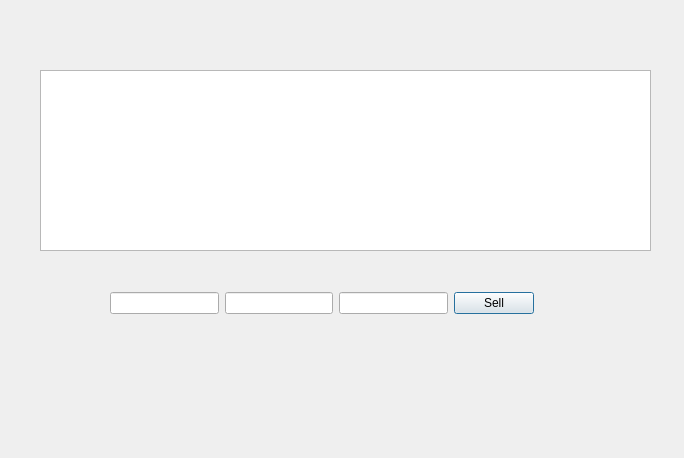
<?xml version="1.0" encoding="UTF-8"?>
<ui version="4.0">
 <class>Productsales</class>
 <widget class="QDialog" name="Productsales">
  <property name="geometry">
   <rect>
    <x>0</x>
    <y>0</y>
    <width>684</width>
    <height>458</height>
   </rect>
  </property>
  <property name="windowTitle">
   <string>Dialog</string>
  </property>
  <widget class="QTableView" name="tableView">
   <property name="geometry">
    <rect>
     <x>40</x>
     <y>70</y>
     <width>611</width>
     <height>181</height>
    </rect>
   </property>
  </widget>
  <widget class="QWidget" name="">
   <property name="geometry">
    <rect>
     <x>110</x>
     <y>290</y>
     <width>424</width>
     <height>26</height>
    </rect>
   </property>
   <layout class="QGridLayout" name="gridLayout">
    <item row="0" column="0">
     <widget class="QLineEdit" name="lineEdit_id"/>
    </item>
    <item row="0" column="1">
     <widget class="QLineEdit" name="lineEdit_name"/>
    </item>
    <item row="0" column="2">
     <widget class="QLineEdit" name="lineEdit_piece"/>
    </item>
    <item row="0" column="3">
     <widget class="QPushButton" name="pushButton_sell">
      <property name="text">
       <string>Sell</string>
      </property>
     </widget>
    </item>
   </layout>
  </widget>
 </widget>
 <resources/>
 <connections/>
</ui>
